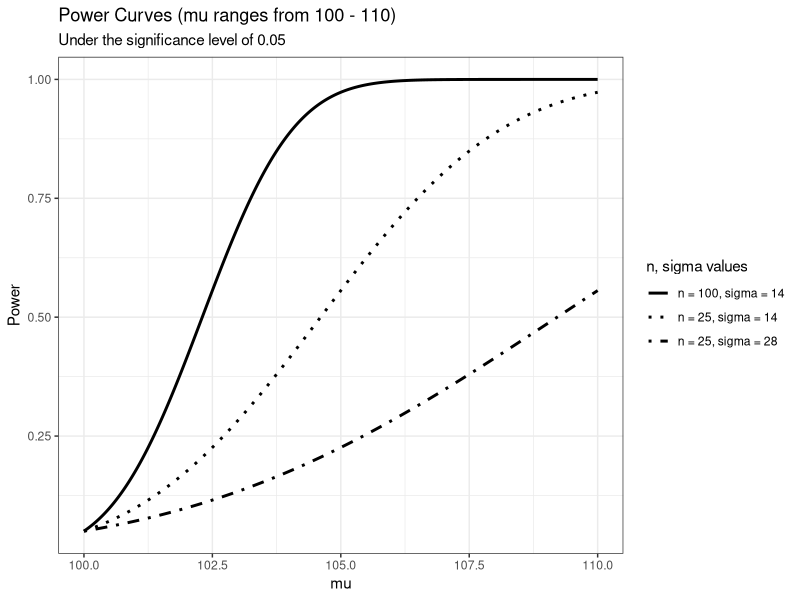
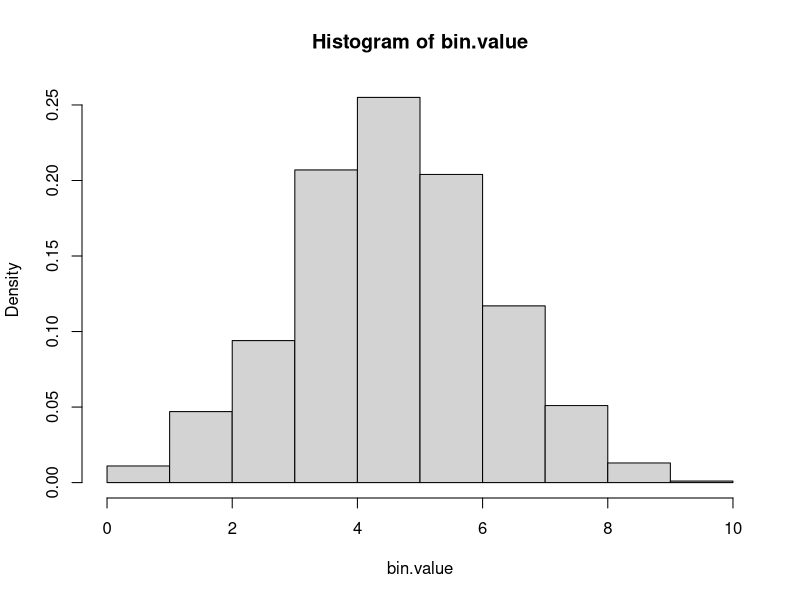

The R source for these figures, in order:
library(ggplot2)

# for mu range from 100 to 110
mu.values <- seq(100, 110, 0.01)

# calculate power curve for given n, sigma, mu
# under alpha level 0.05
get.power.curve <- function(n1, sigma1, mu1) {
  k <- 100 + 1.645 * sigma1 / sqrt(n1)
  return(1 - pnorm(sqrt(n1) * (k - mu1) / sigma1))
}

# power curve when n = 25, sigma = 14
pc1 <- get.power.curve(25, 14, mu.values)

# power curve when n = 100, sigma = 14
pc2 <- get.power.curve(100, 14, mu.values)

# power curve when n = 25, sigma = 28
pc3 <- get.power.curve(25, 28, mu.values)

pc.combine <- data.frame(mu.values, pc1, pc2, pc3)

powercurve <- ggplot(data = pc.combine) +
  geom_line(aes(x=mu.values, y=pc1, linetype='n = 25, sigma = 14'), size=1) +
  geom_line(aes(x=mu.values, y=pc2, linetype='n = 100, sigma = 14'), size=1) +
  geom_line(aes(x=mu.values, y=pc3, linetype='n = 25, sigma = 28'), size=1) +
  labs(y="Power", 
       x="mu", 
       title="Power Curves (mu ranges from 100 - 110)",
       subtitle="Under the significance level of 0.05",
       linetype='n, sigma values'
       ) +
  scale_linetype_manual(values=c("solid", "dotted", "dotdash"))

theme_set(theme_bw())
plot(powercurve)

bin.value <- rep(NA, 1000)
for(i in 1:1000) {
  sample <- rbinom(1, 10, 0.5)
  bin.value[i] = sample
}
hist(bin.value, probability = T)


(choose(14, 9)*choose(16, 4) + choose(14, 10)*choose(16, 3) +
  choose(14, 11)*choose(16, 2) + choose(14, 12)*choose(16, 1) +
  choose(14, 13)*choose(16, 0))/choose(30, 13)

